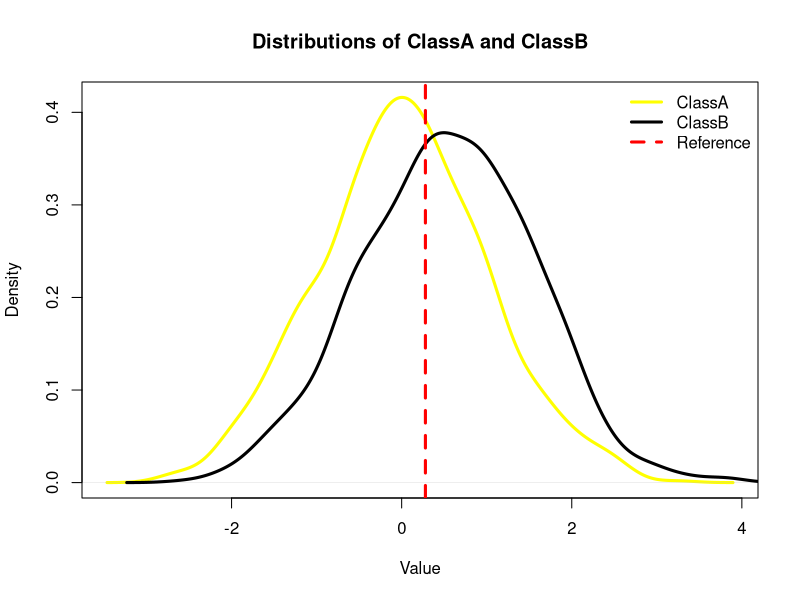

R code for this plot:
# Assignment1.R
# Purpose: Generate 1000 random points for ClassA and ClassB,
# plot distributions, add reference line, and report Welch Two Sample t-test results.

set.seed(123)
n <- 1000

# Generate data
ClassA <- rnorm(n, mean = 0, sd = 1)
ClassB <- rnorm(n, mean = 0.5, sd = 1)

# Density curves
dA <- density(ClassA)
dB <- density(ClassB)

# Reference (overall mean)
ref <- mean(c(ClassA, ClassB))

# Save plot to PDF
pdf("Assignment1.pdf", width = 8, height = 6)

ymax <- max(dA$y, dB$y)

plot(dA,
     col = "yellow",
     lwd = 3,
     main = "Distributions of ClassA and ClassB",
     xlab = "Value",
     ylab = "Density",
     ylim = c(0, ymax))

lines(dB, col = "black", lwd = 3)
abline(v = ref, col = "red", lwd = 3, lty = 2)

legend("topright",
       legend = c("ClassA", "ClassB", "Reference"),
       col = c("yellow", "black", "red"),
       lwd = 3,
       lty = c(1,1,2),
       bty = "n")

dev.off()

# Welch Two Sample t-test
cat("\n--- Welch Two Sample t-test Results ---\n")
t_result <- t.test(ClassA, ClassB)
print(t_result)

cat("\n--- Summary ---\n")
cat("Mean(ClassA) =", mean(ClassA), "\n")
cat("Mean(ClassB) =", mean(ClassB), "\n")
cat("Reference =", ref, "\n")
cat("P-value =", t_result$p.value, "\n")
